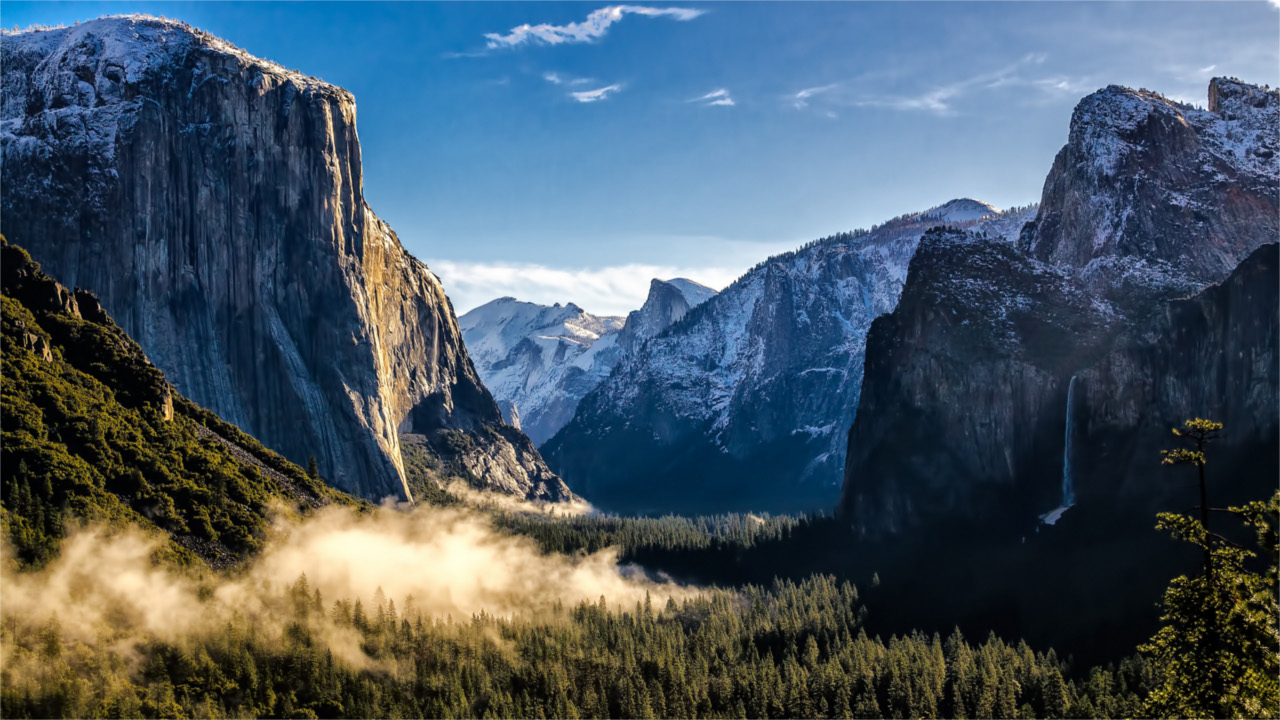
//> input picture Algorithms/test_data/1280_720_16.jpg, 1280 x 720 px
$ ./findContours ../../test_data/1280_720_16.jpg   (built with g++ and OpenCV 4)
//> lines starting //> are read from the running program, lines starting //| are printed output that depends on the picture; after the words box and inside, x2 and y2 are one past the last pixel; in counts of white or black regions, pixels touching at a corner belong together
/**********************************

		findContours.cpp

	Created by Joshua Smith

		2017-04-28

***********************************/

#include <stdio.h>
#include <iostream>
#include <fstream>
#include <chrono>
#include <opencv2/opencv.hpp>


int main(int argc, char** argv )
{
    if ( argc != 2 )
    {
        printf("ERROR: No image provided\n");
        return -1;
    }

	std::ofstream logfile;
  	logfile.open ("log.txt", std::fstream::in | std::fstream::out | std::fstream::app);
	logfile << "algorithm:findContours,";
	logfile << "type:cpu,";
	logfile << "OCVVersion:" << CV_VERSION << ",";

    cv::Mat input, input2;
	cv::Mat output;
    input = cv::imread( argv[1], 1 );
//> input is the input picture: 720 rows x 1280 cols, CV_8UC3; mean B, G, R 100.4, 88, 71.7

    if ( !input.data )
    {
        printf("No image data \n");
        return -1;
    }
    std::vector<cv::Vec4i> hierarchy;
    std::vector<std::vector<cv::Point> > contours;
    cvtColor( input, input, CV_BGR2GRAY );
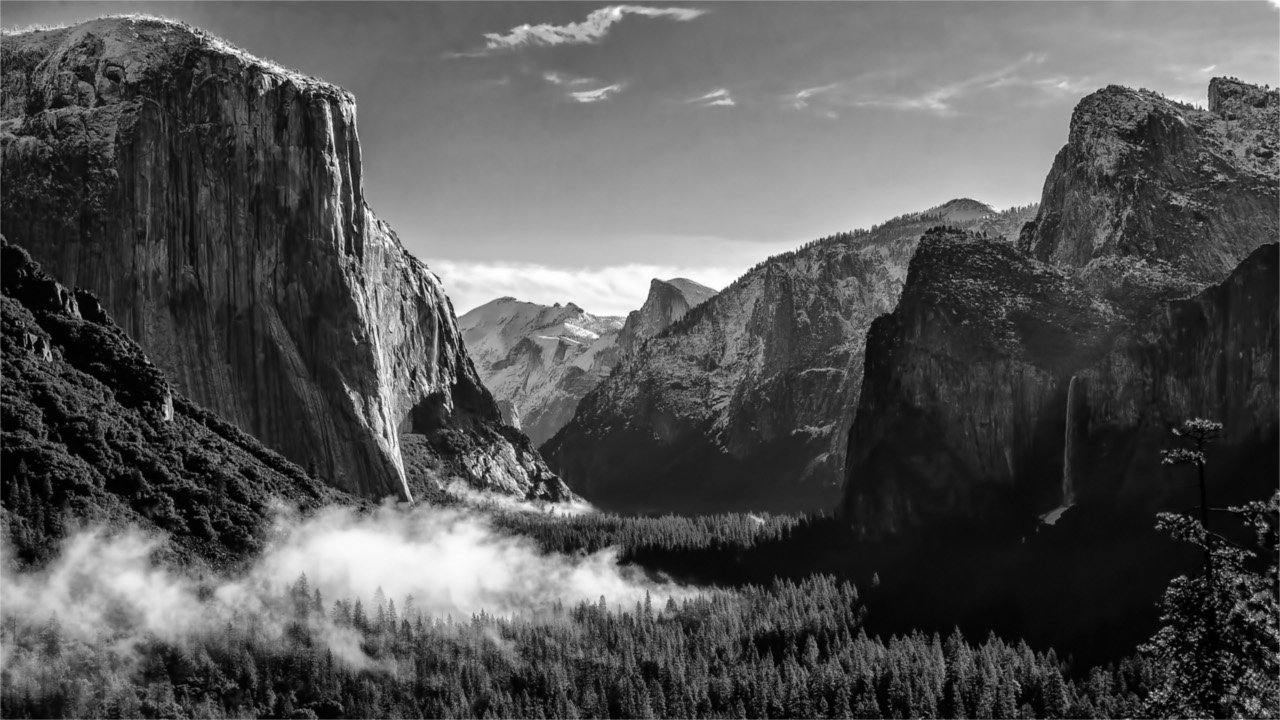
//> input: 720 rows x 1280 cols, CV_8UC1; min 0, max 255, mean 84.5
    Canny(input, input2, 50, 150, 3);
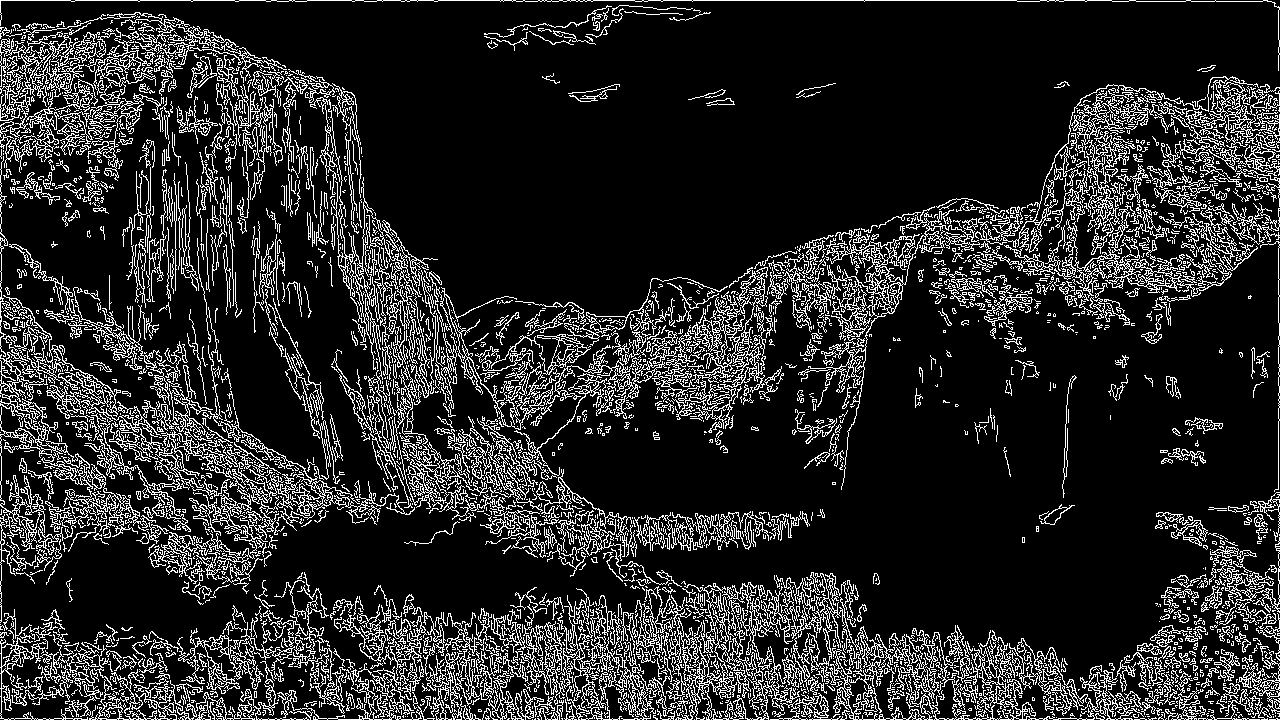
//> input2: 720 rows x 1280 cols, CV_8UC1; 15.4% white in thin lines or dots

    auto t1 = std::chrono::high_resolution_clock::now();

    findContours(input2, contours, hierarchy, CV_RETR_TREE, CV_CHAIN_APPROX_SIMPLE, cv::Point(0, 0));
//> contours = 6452 contours, 5517 with area under 20; largest, box (x1, y1, x2, y2) and area: (664, 585, 808, 720) 3626, (0, 295, 191, 551) 3518, (932, 630, 1144, 720) 3504, (808, 206, 980, 490) 3248, (508, 588, 656, 720) 2673

    auto t2 = std::chrono::high_resolution_clock::now();

	logfile << "width:" << input.cols << ","
            << "height:" << input.rows << ","
            << "dataType:" << input.type() << ","
            << "time:"	<< std::chrono::duration_cast<std::chrono::microseconds>(t2-t1).count() << "\n";
	logfile.close();
    return 0;
}
